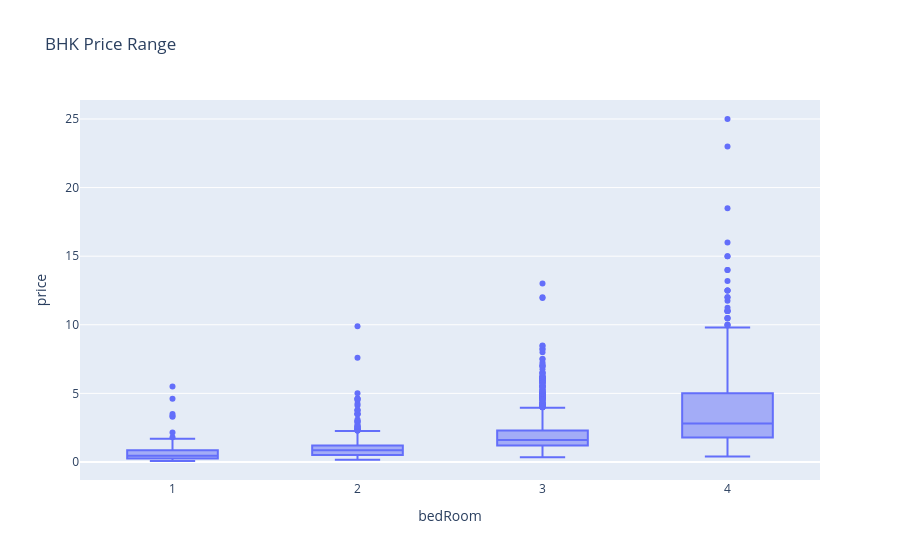

The notebook cell saved with this chart:
### Markdown cell above
# Side by side boxplot bedroom price

### Code cell
temp_df = df[df['bedRoom']<=4]
fig = px.box(temp_df, x='bedRoom', y='price', title='BHK Price Range')

# Show the plot
fig.show()

### Figure 1 — Plotly figure (JSON) as saved in the notebook; plotly's stock layout.template omitted (floating-point values rounded to 4 significant figures; data arrays with more than 128 entries replaced by an {"elided": "..."} marker saying what was removed)
{"data": [{"alignmentgroup": "True", "hovertemplate": "bedRoom=%{x}<br>price=%{y}<extra></extra>", "legendgroup": "", "marker": {"color": "#636efa"}, "name": "", "notched": false, "offsetgroup": "", "orientation": "v", "showlegend": false, "type": "box", "x": {"elided": "3376 int values"}, "x0": " ", "xaxis": "x", "y": {"elided": "3376 float values"}, "y0": " ", "yaxis": "y"}], "layout": {"boxmode": "group", "legend": {"tracegroupgap": 0}, "title": {"text": "BHK Price Range"}, "xaxis": {"anchor": "y", "domain": [0, 1], "title": {"text": "bedRoom"}}, "yaxis": {"anchor": "x", "domain": [0, 1], "title": {"text": "price"}}}}
